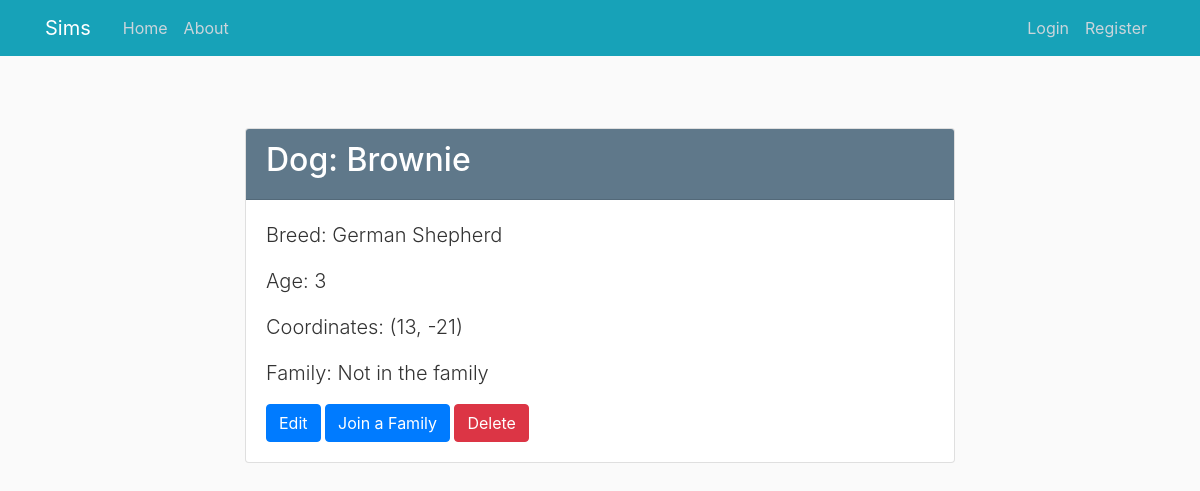
The app's page /pet/1, older data.
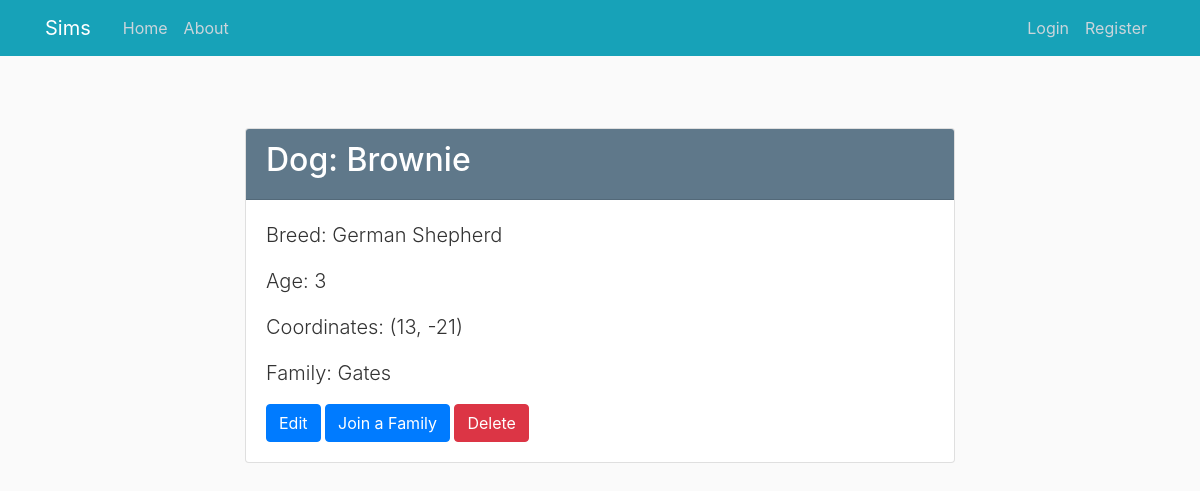
The same page, newer data.
### sims/models.py (models this page shows, shortened)
class Family(db.Model):
    id = db.Column(db.Integer, primary_key=True)
    name = db.Column(db.String(100), nullable=False)

### sims/pets/routes.py (the view)
@pets.route("/pet/<int:pet_id>")
def pet(pet_id):
    pet = Pet.query.get_or_404(pet_id)
    family = Family.query.get(pet.family_id)
    return render_template('pets/pet.html', pet=pet, family=family)

### sims/templates/pets/pet.html (shortened to what this page needs)
{% extends "layout.html" %}
{% block content %}
    <div class="container mt-5">
        <div class="row justify-content-center">
            <div class="col-md-8">
                <div class="card">
                    <div class="card-header bg-steel text-white">
                        <h2 class="text-white">{{ pet.type }}: {{ pet.name }}</h2>
                    </div>
                    <div class="card-body">
                        <p class="lead">Breed: {{ pet.breed }}</p>
                        <p class="lead">Age: {{ pet.age }}</p>
                        <p class="lead">Coordinates: ({{ pet.x_coordinate }}, {{ pet.y_coordinate }})</p>
                        {% if family %}
                            <p class="lead">Family: {{ family.name }}</p>
                        {% else %}
                            <p class="lead">Family: Not in the family</p>
                        {% endif %}
                        <div class="mt-3">
                            <a href="{{ url_for('pets.update_pet', pet_id=pet.id) }}" class="btn btn-primary">Edit</a>
                            <a href="{{ url_for('families.families_pet', pet_id=pet.id) }}"
                               class="btn btn-primary">Join a Family</a>
                            <button class="btn btn-danger" id="deleteBtn" data-toggle="modal" data-target="#deleteModal">Delete</button>
                        </div>
                    </div>
                </div>
            </div>
        </div>
    </div>
{% endblock content %}

Row changes from the older to the newer data that the page shows:
added Family: name "Gates"
Text that changed along with them:
text no longer shown: "Family: Not in the family"
text now shown: "Family:"
